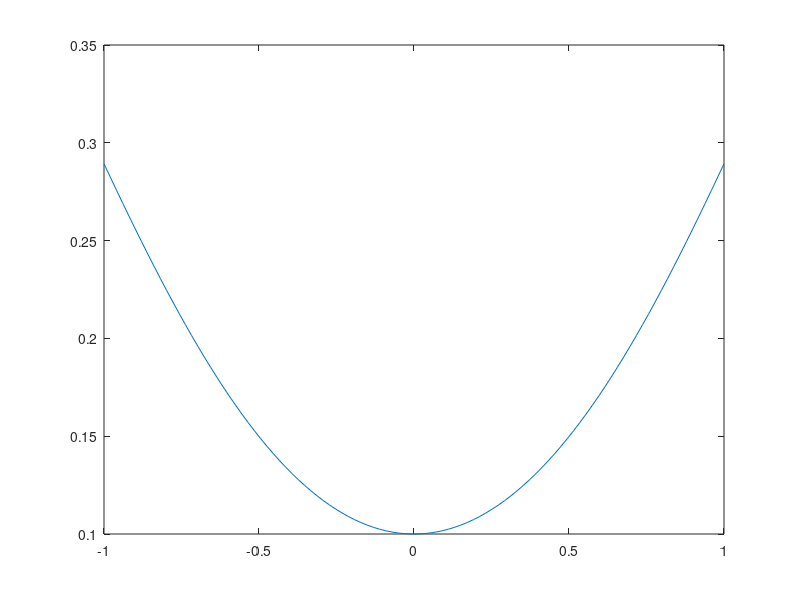

MATLAB code for this plot:
clc, clear all, close all

tau_0 = 10;
sigma = 2;

x = linspace(-1,1,100);
p = (1-exp(-tau_0./(1+x.^2*sigma)))./(tau_0./(1+x.^2*sigma));
plot(x,p)